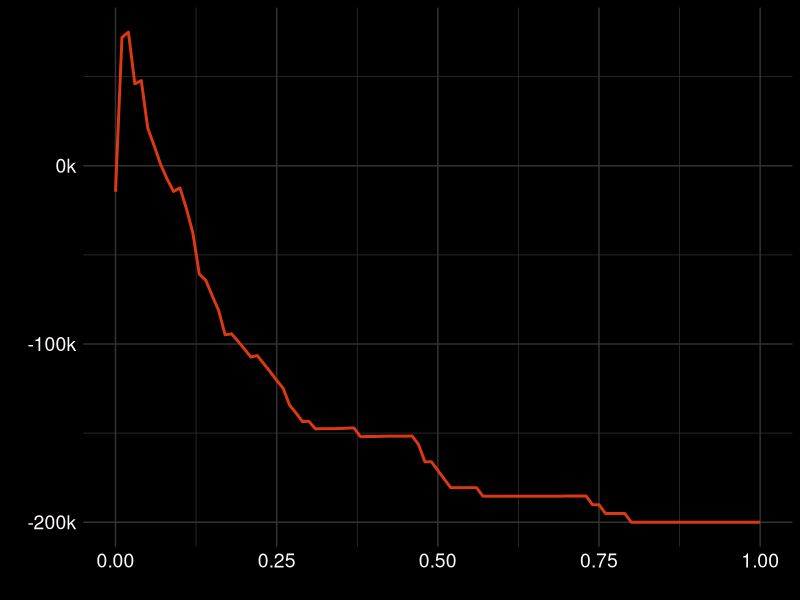
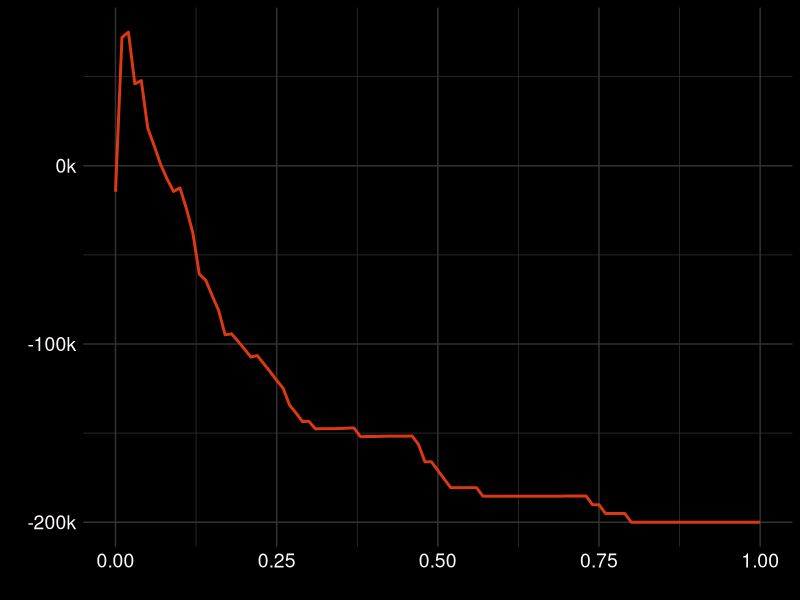

Generate these figures, in order, with R:
# Kapacity case (churn)

# script 7: cost revenue

library(tidyverse)
library(scales)

theme_set(theme_minimal() +
            theme(plot.background = element_rect(fill="black"),
                  panel.grid = element_line(colour="grey20"),
                  strip.text = element_text(colour="snow",size = 14),
                  axis.text = element_text(colour="snow",size=14),
                  legend.text = element_text(colour="snow"),
                  legend.title = element_text(colour="snow"))
)

preds <- read_csv("predictions.csv") %>%
  mutate_if(is.character,factor)

results <- NULL
for ( i in seq(0,1,0.01)) {
  
  preds_i <- preds %>% mutate(predict = if_else(Yes > i,"Yes","No"))

  tp <- preds_i %>% filter(predict == "Yes" & Churn == "Yes") %>% nrow()
  fp <- preds_i %>% filter(predict == "Yes" & Churn == "No") %>% nrow()
  tn <- preds_i %>% filter(predict == "No" & Churn == "No") %>% nrow()
  fn <- preds_i %>% filter(predict == "No" & Churn == "Yes") %>% nrow()
  
  discount <- 100
  
  tp_val <- 2500 - discount
  fp_val <- - discount
  tn_val <- 0
  fn_val <- -2500
  
  payoff <- (tp * tp_val) + (fp * fp_val) + (fn * fn_val) + (tn * tn_val)
  
  result <- tibble(threshold = i, payoff)
  
  results <- rbind(results,result)
}

ks <- function (x) { number_format(accuracy = 1,
                                   scale = 1/1000,
                                   suffix = "k",
                                   big.mark = ",")(x) }

max_point <- results %>% filter(payoff == max(payoff))

results %>%
  ggplot(aes(x=threshold,y=payoff)) +
  geom_line(color="#dc3912",size = 1) +
  scale_y_continuous(labels = ks)
ggsave("img/cost_rev.png")
  

preds_i <- preds %>% mutate(predict = if_else(Yes > 0.02,"Yes","No"))
